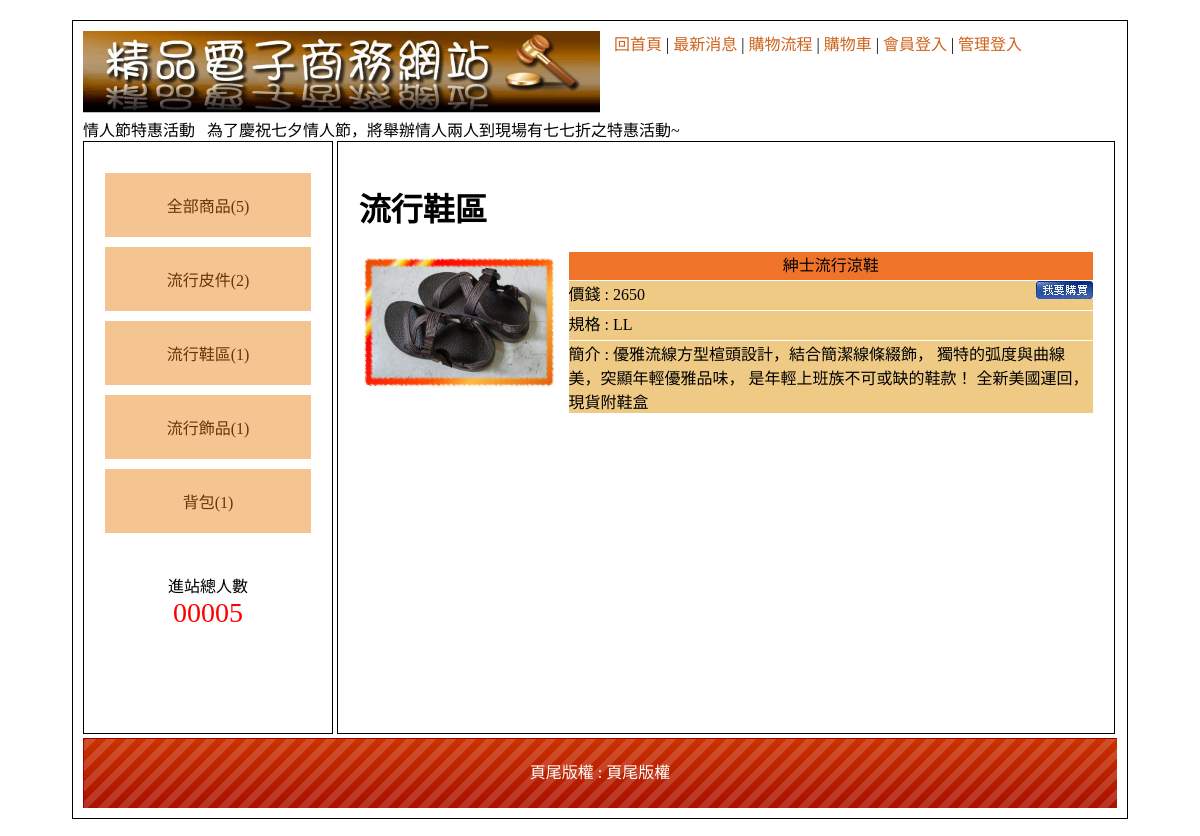
The app's page /?type=6 with its own data.
### tables this page shows
CREATE TABLE `type` (
  `id` int(10) UNSIGNED NOT NULL,
  `name` text NOT NULL,
  `parent` int(10) UNSIGNED NOT NULL
);

CREATE TABLE `goods` (
  `id` int(10) UNSIGNED NOT NULL,
  `no` text NOT NULL,
  `name` text NOT NULL,
  `price` int(10) UNSIGNED NOT NULL,
  `spec` text NOT NULL,
  `stock` int(10) UNSIGNED NOT NULL,
  `img` text NOT NULL,
  `intro` text NOT NULL,
  `big` int(10) UNSIGNED NOT NULL,
  `mid` int(10) UNSIGNED NOT NULL,
  `sh` int(1) UNSIGNED NOT NULL
);

CREATE TABLE `bottom` (
  `id` int(11) NOT NULL,
  `bottom` text NOT NULL
);

### api/base.php (called while the page is built, shortened)
<?php
class DB
{
    protected $table;
    protected $dsn="mysql:host=localhost;charset=utf8;dbname=db15_4";
    protected $pdo;
    function __construct($table)
    {
        $this->pdo = new PDO($this->dsn,'root','');
        $this->table = $table;
    }
    private function arrayToSqlArray($array){
        foreach ($array as $key => $value) {
            $tmp[] = "`$key`='$value'";
        }
        return $tmp;
    }
    function mathSql($math,$col,...$arg){
        $sql = "select $math($col) from $this->table  ";
        if(isset($arg[0])){
            if(is_array($arg[0])){
                $tmp = $this->arrayToSqlArray($arg[0]);
                $sql .=" where" . join(" && ",$tmp);
            }else{
                $sql .= $arg[0];
            }
        }
        return $sql;
    }
    function all(...$arg){
        $sql = "select * from $this->table ";
        if(isset($arg[0])){
            if(is_array($arg[0])){
                $tmp = $this->arrayToSqlArray($arg[0]);
                $sql .= " where " .join(" && ",$tmp);
            }else{
                $sql .= $arg[0];
            }
        }
        return $this->pdo->query($sql)->fetchAll(PDO::FETCH_ASSOC);
    }
    function find($id){
        $sql = "select * from $this->table ";
        if(is_array($id)){
            $tmp = $this->arrayToSqlArray($id);
            $sql .=" where ". join(" && ",$tmp);
        }else{
            $sql .= " where id=$id";
        }
        return $this->pdo->query($sql)->fetch(PDO::FETCH_ASSOC);
    }
    function count(...$arg){
        $sql = $this->mathSql("count","*",...$arg);
        return $this->pdo->query($sql)->fetchColumn();
    }
}
$Bottom = new DB("bottom");
$Type = new DB("type");
$Goods = new DB("goods");

### index.php (the view, shortened to what this page needs)
<?php include_once "api/base.php"; ?>
<!DOCTYPE html PUBLIC "-//W3C//DTD XHTML 1.0 Transitional//EN" "http://www.w3.org/TR/xhtml1/DTD/xhtml1-transitional.dtd">
<html xmlns="http://www.w3.org/1999/xhtml">
<head>
        <link href="./css/css.css" rel="stylesheet" type="text/css">
</head>
<body>
        <div id="main">
                <div id="top">
                        <a href="?">
                                <img src="./icon/0416.jpg" style="width:50%">
                        </a>
                        <div style="padding:10px;display:inline;vertical-align:top">
                                <a href="?">回首頁</a> |
                                <a href="?do=news">最新消息</a> |
                                <a href="?do=look">購物流程</a> |
                                <a href="?do=buycart">購物車</a> |
                                <?php
                                if (!isset($_SESSION['mem'])) {
                                ?>
                                        <a href="?do=login">會員登入</a> |
                                <?php } else { ?>
                                        <a href="#" onclick="location.href='./api/logout.php?table=mem'">登出</a> |
                                <?php }
                                if (!isset($_SESSION['admin'])) {
                                ?>
                                        <a href="?do=admin">管理登入</a>
                                <?php } else { ?>
                                        <a href="back.php?do=admin">返回管理</a>
                                <?php } ?>
                        </div>
                        <marquee scrollamount="15"> 情人節特惠活動 &nbsp; 為了慶祝七夕情人節，將舉辦情人兩人到現場有七七折之特惠活動~</marquee>
                </div>
                <div id="left" class="ct">
                        <div style="min-height:400px;">
                                <a href="?type=0">全部商品(<?= $Goods->count(['sh' => 1]) ?>)</a>
                                <?php
                                $bigs = $Type->all(['parent' => 0]);
                                foreach ($bigs as $big) {
                                        echo "<div class='ww'>";
                                                echo "<a href='?type={$big['id']}'>";
                                                echo $big['name'];
                                                echo "(" . $Goods->count(['sh' => 1, 'big' => $big['id']]) . ")";
                                                echo "</a>";
                                        echo "</div>";
                                }
                                ?>
                        </div>
                        <span>
                                <div>進站總人數</div>
                                <div style="color:#f00; font-size:28px;">
                                        00005 </div>
                        </span>
                </div>
                <div id="right">
                        <?php
                        $do = $_GET['do'] ?? 'main';
                        $file = "./front/$do.php";
                        if (file_exists($file)) {
                                include_once $file;
                        } else {
                                include_once "./front/main.php";
                        }
                        ?>
                </div>
                <div id="bottom" style="line-height:70px;background:url(icon/bot.png); color:#FFF;" class="ct">
                        頁尾版權 : <?= $Bottom->find(1)['bottom'] ?></div>
        </div>
</body>
</html>

### front/main.php (shortened to what this page needs)
<?php
if (isset($_GET['type']) && $_GET['type'] != 0) {
    $type = $Type->find($_GET['type']);
    if ($type['parent'] == 0) {
        $nav = $type['name'];
        $rows = $Goods->all(['sh' => 1, 'big' => $type['id']]);
    } else {
        $type_big = $Type->find($type['parent']);
        $nav = $type_big['name'] . ' > ' . $type['name'];
        $rows = $Goods->all(['sh' => 1, 'mid' => $type['id']]);
    }
} else {
    $nav = '全部商品';
    $rows = $Goods->all(['sh' => 1]);
}
?>
<h1><?= $nav ?></h1>
<div class="hall ">
    <?php
    foreach ($rows as $row) {
    ?>
        <div class="item">
            <div>
                <img src="upload/<?=$row['img']?>" style="width:200px;height:140px" onclick="location.href='?do=edtail&id=<?=$row['id']?>'">
            </div>
            <div class="goods">
                <div class="tt ct"><?= $row['name'] ?></div>
                <div class="pp">價錢 : <?= $row['price'] ?>
                    <img src="icon/0402.jpg"
                         style="float:right"
                         onclick="location.href='?do=buycart&id=<?=$row['id']?>&qt=1'">
                </div>
                <div class="pp">規格 : <?= $row['spec'] ?></div>
                <div class="pp">簡介 : <?= $row['intro'] ?></div>
            </div>
        </div>
        <br>
        <?php } ?>
</div>

### css/css.css (style rules this page uses)
body { font-family:"微軟正黑體"; }
#main { width:1034px; padding:10px; margin:20px auto 20px auto; border:#000 solid 1px; min-height:768px; }
#top a { color:#CE631C; text-decoration:none; }
#left { display:inline-block; width:20%; padding:2%; min-height:550px; vertical-align:top; border:#000 1px solid; }
#left a { display:block; padding:20px 5px 20px 5px; text-decoration:none; background:#F4C591; margin:10px auto 10px auto; color:#65350A; }
.ct { text-align:center; }
#right { display:inline-block; width:71%; padding:2%; height:550px; border:#000 1px solid; overflow: auto; }
#bottom { height:70px; background-size:cover; }
.tt { background:#EF7429; }
.pp { background:#EFCA85; }

### front/main.php (style rules this page uses)
.item { display: grid; grid-template-columns: 2fr 5fr; }
.goods { display: grid; grid-template-rows: 2fr 2fr 2fr 5fr; grid-gap: 1px; }
.item img { cursor: pointer; }

### records on screen
type: name "流行皮件", count "2"
type: name "流行鞋區", count "1"
type: name "流行飾品", count "1"
type: name "背包", count "1"
goods: img (picture), name "紳士流行涼鞋", price "2650", spec "LL", intro "優雅流線方型楦頭設計，結合簡潔線條綴飾， 獨特的弧度與曲線美，突顯年輕優雅品味， 是年輕上班族不可或缺的鞋款！ 全新美國運回，現貨附鞋盒"
bottom: bottom "頁尾版權"

### other values on screen
$Goods->count(['sh' => 1]) "5"
